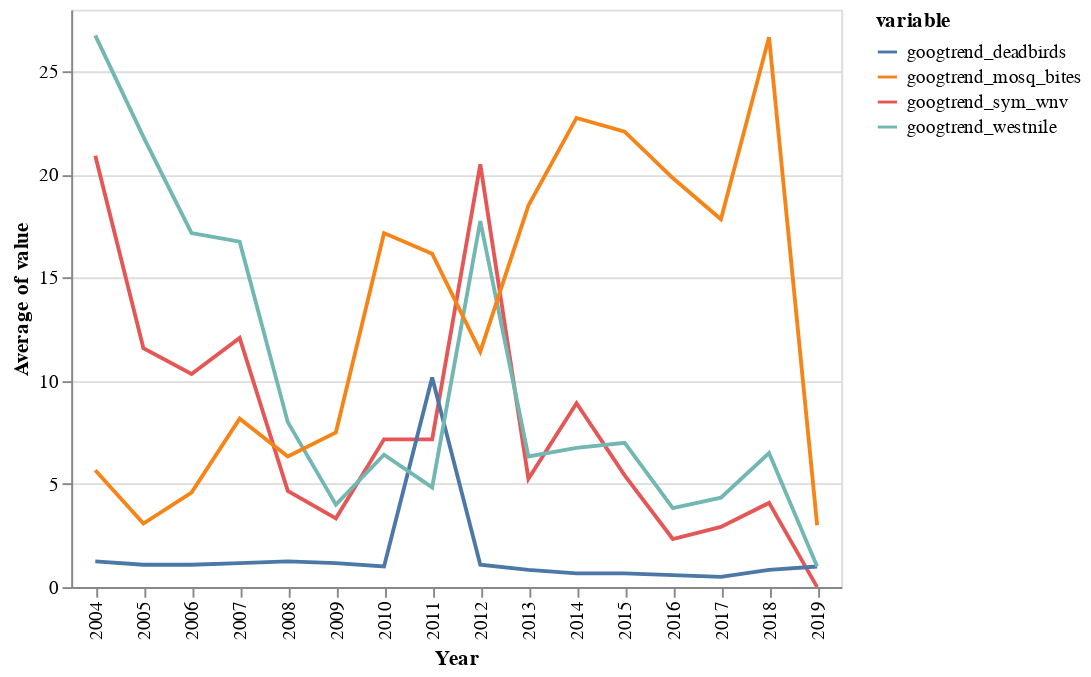

Notebook code cell kept with this figure:
### Code cell
alt.Chart(df).mark_line().encode(x="Year:N",y="average(value)",color="variable")

### Figure 1 — Vega-Lite specification as saved in the notebook (floating-point values rounded to 4 significant figures; data arrays with more than 128 entries replaced by an {"elided": "..."} marker saying what was removed)
{"$schema": "https://vega.github.io/schema/vega-lite/v2.6.0.json", "config": {"view": {"height": 300, "width": 400}}, "data": {"name": "data-20b159461d549ff549addaab83804422"}, "datasets": {"data-20b159461d549ff549addaab83804422": {"elided": "724 records"}}, "encoding": {"color": {"field": "variable", "type": "nominal"}, "x": {"field": "Year", "type": "nominal"}, "y": {"aggregate": "average", "field": "value", "type": "quantitative"}}, "mark": "line"}
